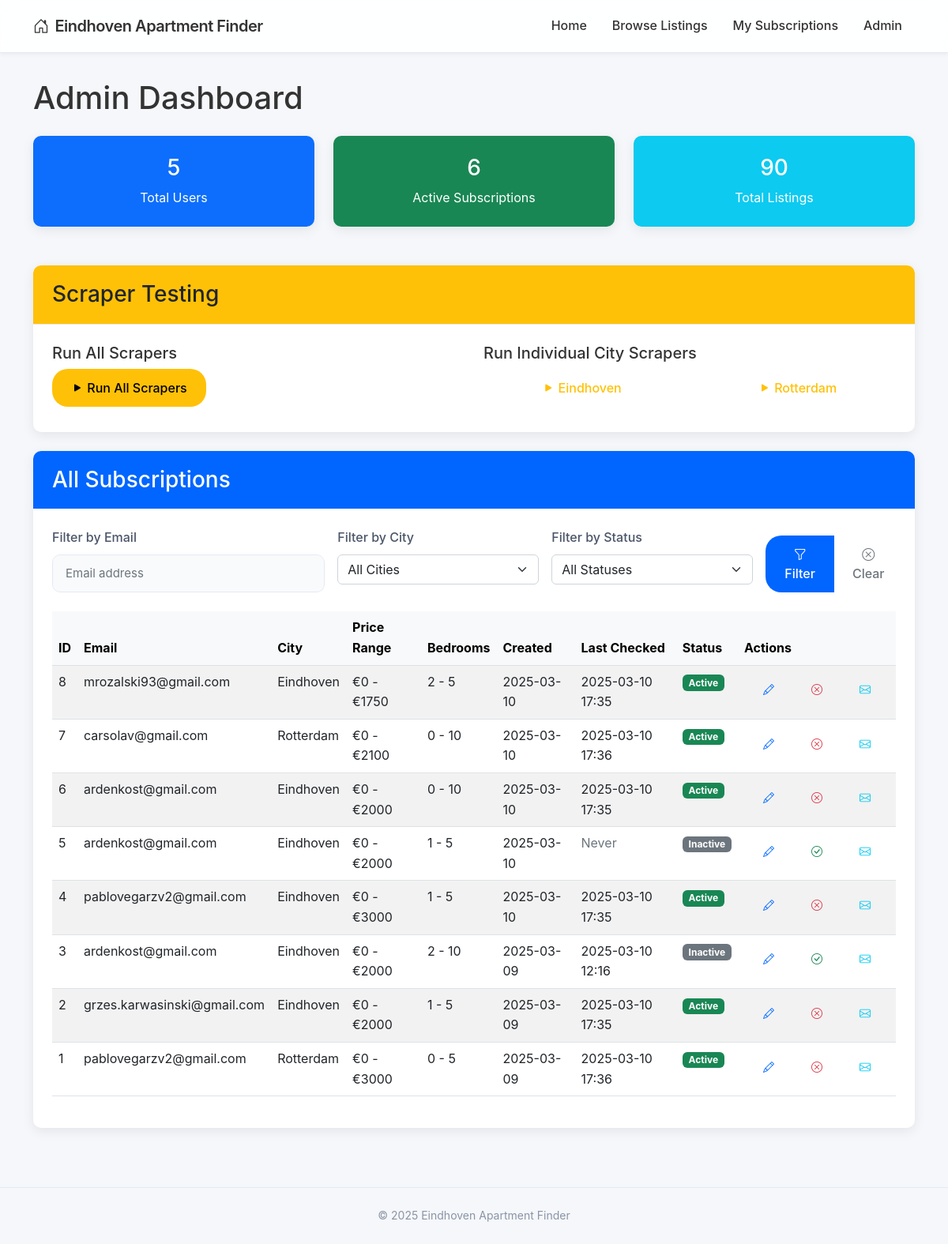
/admin, run on an earlier commit of the app's database.
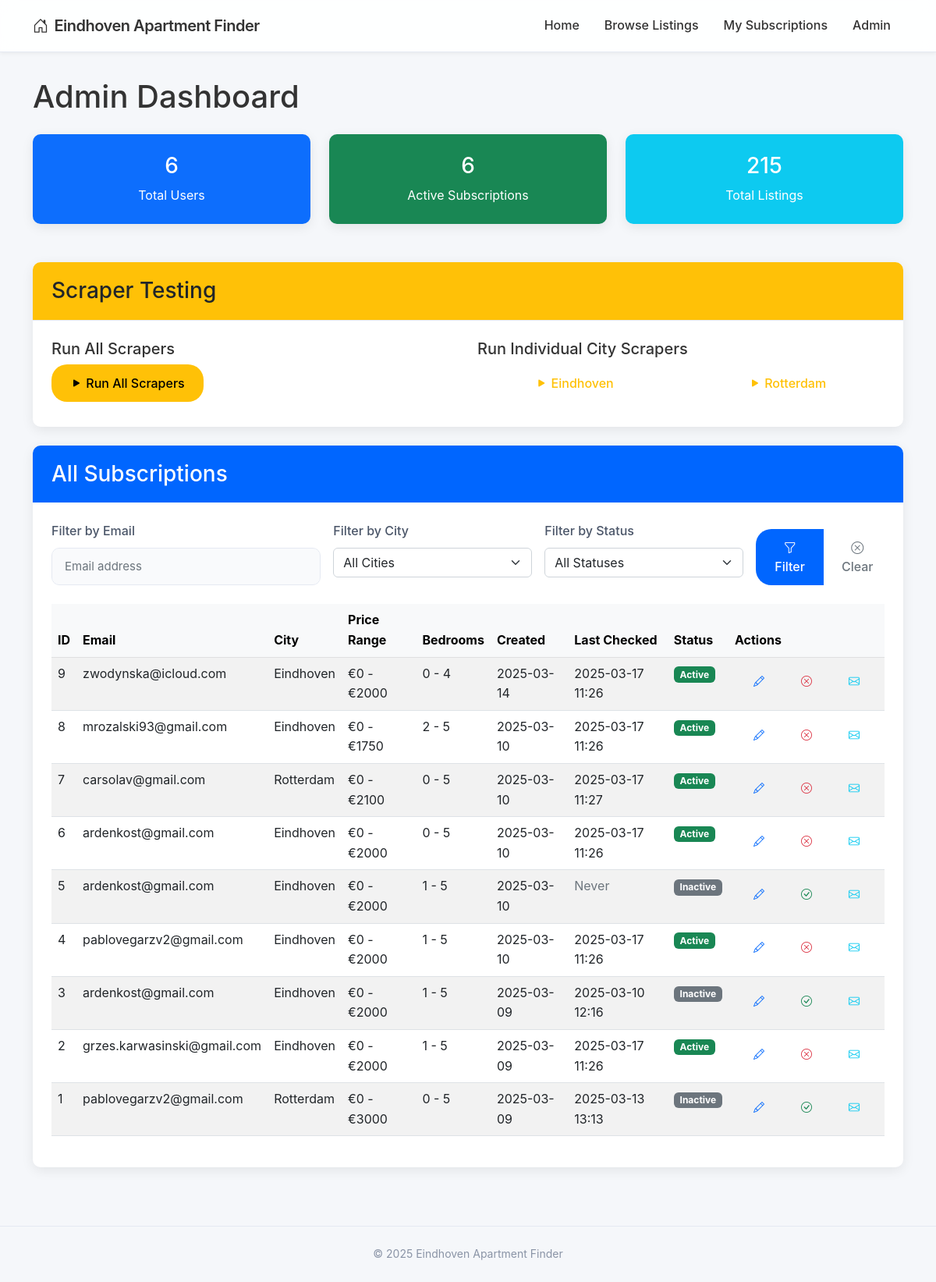
And on a later commit of the database.
### app/models.py (models this page shows, shortened)
class City(db.Model):
    id = db.Column(db.Integer, primary_key=True)
    name = db.Column(db.String(50), nullable=False, unique=True)
    url_name = db.Column(db.String(50), nullable=False, unique=True)  # For use in URLs
    base_url = db.Column(db.String(200), nullable=False)  # Base URL for scraping
    active = db.Column(db.Boolean, default=True)
    created_at = db.Column(db.DateTime, default=datetime.utcnow)
    subscriptions = db.relationship('Subscription', backref='city', lazy='dynamic')
    listings = db.relationship('Listing', backref='city', lazy='dynamic')

class Subscription(db.Model):
    id = db.Column(db.Integer, primary_key=True)
    min_price = db.Column(db.Integer, default=0)
    max_price = db.Column(db.Integer, default=5000)
    min_bedrooms = db.Column(db.Integer, default=0)
    max_bedrooms = db.Column(db.Integer, default=10)
    active = db.Column(db.Boolean, default=True)
    created_at = db.Column(db.DateTime, default=datetime.utcnow)
    last_checked = db.Column(db.DateTime, nullable=True)
    user_id = db.Column(db.Integer, db.ForeignKey('user.id'), nullable=False)
    city_id = db.Column(db.Integer, db.ForeignKey('city.id'), nullable=False)
    listings = db.relationship('Listing', backref='subscription', lazy='dynamic')

class User(db.Model):
    id = db.Column(db.Integer, primary_key=True)
    email = db.Column(db.String(120), index=True, unique=True, nullable=False)
    created_at = db.Column(db.DateTime, default=datetime.utcnow)
    subscriptions = db.relationship('Subscription', backref='user', lazy='dynamic')

### app/routes.py (the view)
@main_bp.route('/admin', methods=['GET'])
def admin():
    email_filter = request.args.get('email', '')
    city_filter = request.args.get('city_id', type=int)
    active_filter = request.args.get('active')
    query = Subscription.query.join(User).join(City)
    if email_filter:
        query = query.filter(User.email.contains(email_filter))
    if city_filter:
        query = query.filter(Subscription.city_id == city_filter)
    if active_filter:
        is_active = active_filter == 'active'
        query = query.filter(Subscription.active == is_active)
    cities = City.query.filter_by(active=True).all()
    subscriptions = query.order_by(Subscription.created_at.desc()).all()
    total_users = User.query.count()
    total_listings = Listing.query.count()
    total_active_subscriptions = Subscription.query.filter_by(active=True).count()
    return render_template('admin.html',
                          subscriptions=subscriptions,
                          cities=cities,
                          city_filter=city_filter,
                          email_filter=email_filter,
                          active_filter=active_filter,
                          total_users=total_users,
                          total_listings=total_listings,
                          total_active_subscriptions=total_active_subscriptions)

### app/routes.py (called while the page is built)
@main_bp.before_request
def before_request():
    g.now = datetime.now()

### app/templates/admin.html (shortened to what this page needs)
{% extends "base.html" %}
{% block content %}
<div class="row">
    <div class="col-md-12">
        <h1 class="mb-4">Admin Dashboard</h1>
        <div class="row mb-4">
            <div class="col-md-4">
                <div class="card bg-primary text-white">
                    <div class="card-body text-center">
                        <h3 class="card-title">{{ total_users }}</h3>
                        <p class="card-text">Total Users</p>
                    </div>
                </div>
            </div>
            <div class="col-md-4">
                <div class="card bg-success text-white">
                    <div class="card-body text-center">
                        <h3 class="card-title">{{ total_active_subscriptions }}</h3>
                        <p class="card-text">Active Subscriptions</p>
                    </div>
                </div>
            </div>
            <div class="col-md-4">
                <div class="card bg-info text-white">
                    <div class="card-body text-center">
                        <h3 class="card-title">{{ total_listings }}</h3>
                        <p class="card-text">Total Listings</p>
                    </div>
                </div>
            </div>
        </div>
        <div class="card mb-4">
            <div class="card-header bg-warning text-dark">
                <h3 class="mb-0">Scraper Testing</h3>
            </div>
            <div class="card-body">
                <div class="row">
                    <div class="col-md-6">
                        <h5>Run All Scrapers</h5>
                        <a href="{{ url_for('main.test_scraper') }}" class="btn btn-warning">
                            <i class="bi bi-play-fill"></i> Run All Scrapers
                        </a>
                    </div>
                    <div class="col-md-6">
                        <h5>Run Individual City Scrapers</h5>
                        <div class="row">
                            {% for city in cities %}
                            <div class="col-md-6 mb-2">
                                <a href="{{ url_for('main.test_scraper_city', city_id=city.id) }}"
                                   class="btn btn-outline-warning w-100">
                                   <i class="bi bi-play-fill"></i> {{ city.name }}
                                </a>
                            </div>
                            {% endfor %}
                        </div>
                    </div>
                </div>
            </div>
        </div>
        <div class="card">
            <div class="card-header bg-primary text-white">
                <h3 class="mb-0">All Subscriptions</h3>
            </div>
            <div class="card-body">
                <form action="{{ url_for('main.admin') }}" method="GET" class="mb-4">
                    <div class="row g-3">
                        <div class="col-md-4">
                            <label class="form-label">Filter by Email</label>
                            <input type="text" class="form-control" name="email" value="{{ email_filter }}" placeholder="Email address">
                        </div>
                        <div class="col-md-3">
                            <label class="form-label">Filter by City</label>
                            <select name="city_id" class="form-select">
                                <option value="">All Cities</option>
                            </select>
                        </div>
                        <div class="col-md-3">
                            <label class="form-label">Filter by Status</label>
                            <select name="active" class="form-select">
                                <option value="">All Statuses</option>
                            </select>
                        </div>
                        <div class="col-md-2 d-flex align-items-end">
                            <div class="btn-group w-100">
                                <button type="submit" class="btn btn-primary">
                                    <i class="bi bi-funnel"></i> Filter
                                </button>
                                <a href="{{ url_for('main.admin') }}" class="btn btn-outline-secondary">
                                    <i class="bi bi-x-circle"></i> Clear
                                </a>
                            </div>
                        </div>
                    </div>
                </form>
                {% if subscriptions %}
                    <div class="table-responsive">
                        <table class="table table-hover table-striped">
                            <thead class="table-light">
                                <tr>
                                    <th>ID</th>
                                    <th>Email</th>
                                    <th>City</th>
                                    <th>Price Range</th>
                                    <th>Bedrooms</th>
                                    <th>Created</th>
                                    <th>Last Checked</th>
                                    <th>Status</th>
                                    <th>Actions</th>
                                </tr>
                            </thead>
                            <tbody>
                                {% for sub in subscriptions %}
                                <tr>
                                    <td>{{ sub.id }}</td>
                                    <td>{{ sub.user.email }}</td>
                                    <td>{{ sub.city.name }}</td>
                                    <td>€{{ sub.min_price }} - €{{ sub.max_price }}</td>
                                    <td>{{ sub.min_bedrooms }} - {{ sub.max_bedrooms }}</td>
                                    <td>{{ sub.created_at.strftime('%Y-%m-%d') }}</td>
                                    <td>
                                        {% if sub.last_checked %}
                                            {{ sub.last_checked.strftime('%Y-%m-%d %H:%M') }}
                                        {% else %}
                                            <span class="text-muted">Never</span>
                                        {% endif %}
                                    </td>
                                    <td>
                                        {% if sub.active %}
                                            <span class="badge bg-success">Active</span>
                                        {% else %}
                                            <span class="badge bg-secondary">Inactive</span>
                                        {% endif %}
                                    </td>
                                    <td>
                                        <div class="btn-group btn-group-sm">
                                            <a href="{{ url_for('main.edit_subscription', sub_id=sub.id, return_to='admin') }}"
                                               class="btn btn-outline-primary" title="Edit">
                                                <i class="bi bi-pencil"></i>
                                            </a>
                                            {% if sub.active %}
                                                <a href="{{ url_for('main.unsubscribe', sub_id=sub.id) }}"
                                                   class="btn btn-outline-danger" title="Deactivate">
                                                    <i class="bi bi-x-circle"></i>
                                                </a>
                                            {% else %}
                                                <a href="{{ url_for('main.reactivate', sub_id=sub.id) }}"
                                                   class="btn btn-outline-success" title="Activate">
                                                    <i class="bi bi-check-circle"></i>
                                                </a>
                                            {% endif %}
                                            <a href="{{ url_for('main.test_email', sub_id=sub.id) }}?email={{ sub.user.email }}"
                                               class="btn btn-outline-info" title="Test Email">
                                                <i class="bi bi-envelope"></i>
                                            </a>
                                        </div>
                                    </td>
                                </tr>
                                {% endfor %}
                            </tbody>
                        </table>
                    </div>
                {% else %}
                    <div class="alert alert-info">
                        <i class="bi bi-info-circle me-2"></i> No subscriptions found matching your criteria.
                    </div>
                {% endif %}
            </div>
        </div>
    </div>
</div>
{% endblock %}

### app/templates/base.html (shortened to what this page needs)
<!DOCTYPE html>
<html lang="en">
<head>
    <link rel="stylesheet" href="https://cdn.jsdelivr.net/npm/bootstrap@5.2.3/dist/css/bootstrap.min.css">
    <link rel="stylesheet" href="https://cdn.jsdelivr.net/npm/bootstrap-icons@1.8.0/font/bootstrap-icons.css">
    <link rel="stylesheet" href="{{ url_for('static', filename='css/main.css') }}">
</head>
<body>
    <nav class="navbar navbar-expand-lg navbar-dark fixed-top">
        <div class="container">
            <a class="navbar-brand" href="{{ url_for('main.index') }}">
                <i class="bi bi-house-door me-2"></i>Eindhoven Apartment Finder
            </a>
            <div class="collapse navbar-collapse" id="navbarNav">
                <ul class="navbar-nav ms-auto">
                    <li class="nav-item">
                        <a class="nav-link" href="{{ url_for('main.index') }}">Home</a>
                    </li>
                    <li class="nav-item">
                        <a class="nav-link" href="{{ url_for('main.browse_listings') }}">Browse Listings</a>
                    </li>
                    <li class="nav-item">
                        <a class="nav-link" href="{{ url_for('main.subscriptions') }}">My Subscriptions</a>
                    </li>
                    <li class="nav-item">
                        <a class="nav-link" href="{{ url_for('main.admin') }}">Admin</a>
                    </li>
                </ul>
            </div>
        </div>
    </nav>
    <div class="container" style="margin-top: 100px; margin-bottom: 50px;">
        {% block content %}{% endblock %}
    </div>
    <footer class="text-center">
        <div class="container">
            <p class="mb-0">&copy; {{ g.now.year }} Eindhoven Apartment Finder</p>
        </div>
    </footer>
</body>
</html>

### app/static/css/main.css (style rules this page uses)
:root { --primary-color: #0066ff; --primary-hover: #0052cc; --background-color: #f5f7fa; --card-color: #ffffff; --text-color: #333333; --muted-color: #8a94a6; --border-color: #e5e9f2; --success-color: #00c853; --error-color: #ff3b30; --shadow-sm: 0 2px 5px rgba(0, 0, 0, 0.05); --shadow-md: 0 4px 15px rgba(0, 0, 0, 0.08); --radius-sm: 6px; --radius-md: 10px; --radius-lg: 20px; --transition: all 0.2s ease; }
body { font-family: -apple-system, BlinkMacSystemFont, 'Segoe UI', Roboto, Helvetica, Arial, sans-serif; background-color: var(--background-color); color: var(--text-color); line-height: 1.6; -webkit-font-smoothing: antialiased; }
.navbar { background-color: rgba(255, 255, 255, 0.9) !important; backdrop-filter: blur(10px); box-shadow: var(--shadow-sm); border-bottom: 1px solid var(--border-color); padding: 12px 0; }
.navbar-brand { font-weight: 600; letter-spacing: -0.5px; color: var(--text-color) !important; }
.navbar-dark .navbar-nav .nav-link { color: var(--text-color) !important; font-weight: 500; padding: 8px 16px; border-radius: var(--radius-sm); transition: var(--transition); }
.card { border: none; border-radius: var(--radius-md); box-shadow: var(--shadow-md); transition: var(--transition); margin-bottom: 25px; overflow: hidden; background-color: var(--card-color); }
.card-header { background-color: var(--card-color); border-bottom: 1px solid var(--border-color); padding: 20px 24px; font-weight: 600; font-size: 18px; }
.card-header.bg-primary { background-color: var(--primary-color) !important; color: white; border-bottom: none; }
.card-body { padding: 24px; }
.btn { border-radius: var(--radius-lg); padding: 12px 24px; font-weight: 500; transition: var(--transition); border: none; }
.btn-primary { background-color: var(--primary-color); color: white; }
.form-control { border-radius: var(--radius-md); border: 1px solid var(--border-color); padding: 12px 16px; font-size: 15px; transition: var(--transition); box-shadow: none; background-color: #f9fafc; }
.form-label { font-weight: 500; margin-bottom: 8px; color: #4a5568; }
footer { color: var(--muted-color); border-top: 1px solid var(--border-color); padding: 24px 0; font-size: 14px; }

What changed in the data, as far as the page shows it:
added Subscription: id "9", user.email "zwodynska@icloud.com", city.name "Eindhoven", min_price "0", max_price "2000", min_bedrooms "0", max_bedrooms "4", created_at "2025-03-14", last_checked "2025-03-17 11:26", active "Active"
changed Subscription "mrozalski93@gmail.com": last_checked "2025-03-10 17:35" → "2025-03-17 11:26"
changed Subscription "carsolav@gmail.com": max_bedrooms "10" → "5"; last_checked "2025-03-10 17:36" → "2025-03-17 11:27"
changed Subscription id 6: max_bedrooms "10" → "5"; last_checked "2025-03-10 17:35" → "2025-03-17 11:26"
changed Subscription id 4: max_price "3000" → "2000"; last_checked "2025-03-10 17:35" → "2025-03-17 11:26"
changed Subscription id 3: min_bedrooms "2" → "1"; max_bedrooms "10" → "5"
changed Subscription "grzes.karwasinski@gmail.com": last_checked "2025-03-10 17:35" → "2025-03-17 11:26"
changed Subscription id 1: last_checked "2025-03-10 17:36" → "2025-03-13 13:13"; active "Active" → "Inactive"
Also different on the page:
{{ total_users }}: "5" → "6"
{{ total_listings }}: "90" → "215"
